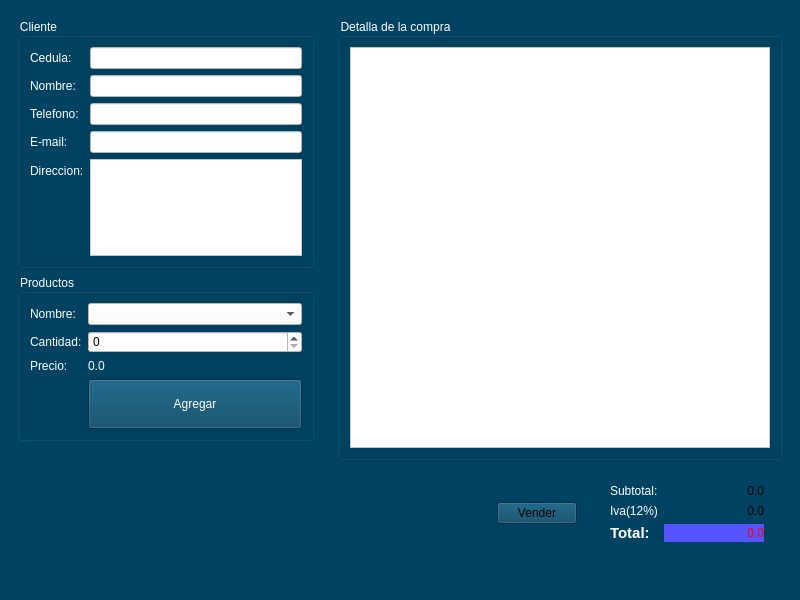
<?xml version="1.0" encoding="UTF-8"?>
<ui version="4.0">
 <class>Principal</class>
 <widget class="QMainWindow" name="Principal">
  <property name="geometry">
   <rect>
    <x>0</x>
    <y>0</y>
    <width>800</width>
    <height>600</height>
   </rect>
  </property>
  <property name="windowTitle">
   <string>Tienda</string>
  </property>
  <property name="windowIcon">
   <iconset resource="Recursos.qrc">
    <normaloff>:/new/prefix1/Recurso/iconotienda.png</normaloff>:/new/prefix1/Recurso/iconotienda.png</iconset>
  </property>
  <property name="styleSheet">
   <string notr="true">
background-color: rgb(0, 66, 97);</string>
  </property>
  <widget class="QWidget" name="centralwidget">
   <layout class="QHBoxLayout" name="horizontalLayout">
    <item>
     <widget class="QWidget" name="widget" native="true">
      <property name="minimumSize">
       <size>
        <width>300</width>
        <height>0</height>
       </size>
      </property>
      <property name="maximumSize">
       <size>
        <width>400</width>
        <height>16777215</height>
       </size>
      </property>
      <property name="styleSheet">
       <string notr="true">
background-color: rgb(0, 66, 97);</string>
      </property>
      <layout class="QVBoxLayout" name="verticalLayout">
       <item>
        <widget class="QGroupBox" name="groupBox">
         <property name="maximumSize">
          <size>
           <width>16777215</width>
           <height>250</height>
          </size>
         </property>
         <property name="styleSheet">
          <string notr="true">color: rgb(255, 255, 255);</string>
         </property>
         <property name="title">
          <string>Cliente</string>
         </property>
         <layout class="QFormLayout" name="formLayout_2">
          <item row="0" column="0">
           <widget class="QLabel" name="label_8">
            <property name="styleSheet">
             <string notr="true">color: rgb(255, 255, 255);</string>
            </property>
            <property name="text">
             <string>Cedula:</string>
            </property>
           </widget>
          </item>
          <item row="0" column="1">
           <widget class="QLineEdit" name="inCedula">
            <property name="styleSheet">
             <string notr="true">border-color: rgb(0, 0, 0);
color: rgb(0, 0, 0);
background-color: rgb(255, 255, 255);</string>
            </property>
           </widget>
          </item>
          <item row="1" column="0">
           <widget class="QLabel" name="label_9">
            <property name="styleSheet">
             <string notr="true">color: rgb(255, 255, 255);</string>
            </property>
            <property name="text">
             <string>Nombre:</string>
            </property>
           </widget>
          </item>
          <item row="1" column="1">
           <widget class="QLineEdit" name="inNombre">
            <property name="styleSheet">
             <string notr="true">border-color: rgb(0, 0, 0);
color: rgb(0, 0, 0);
background-color: rgb(255, 255, 255);</string>
            </property>
           </widget>
          </item>
          <item row="2" column="1">
           <widget class="QLineEdit" name="inTelefono">
            <property name="styleSheet">
             <string notr="true">border-color: rgb(0, 0, 0);
color: rgb(0, 0, 0);
background-color: rgb(255, 255, 255);</string>
            </property>
           </widget>
          </item>
          <item row="4" column="0">
           <widget class="QLabel" name="label_11">
            <property name="styleSheet">
             <string notr="true">color: rgb(255, 255, 255);</string>
            </property>
            <property name="text">
             <string>E-mail:</string>
            </property>
           </widget>
          </item>
          <item row="4" column="1">
           <widget class="QLineEdit" name="inEmail">
            <property name="styleSheet">
             <string notr="true">border-color: rgb(0, 0, 0);
color: rgb(0, 0, 0);
background-color: rgb(255, 255, 255);</string>
            </property>
           </widget>
          </item>
          <item row="5" column="0">
           <widget class="QLabel" name="label_12">
            <property name="styleSheet">
             <string notr="true">color: rgb(255, 255, 255);</string>
            </property>
            <property name="text">
             <string>Direccion:</string>
            </property>
           </widget>
          </item>
          <item row="5" column="1">
           <widget class="QTextEdit" name="inDireccion">
            <property name="minimumSize">
             <size>
              <width>60</width>
              <height>0</height>
             </size>
            </property>
            <property name="styleSheet">
             <string notr="true">border-color: rgb(0, 0, 0);
color: rgb(0, 0, 0);
background-color: rgb(255, 255, 255);</string>
            </property>
           </widget>
          </item>
          <item row="2" column="0">
           <widget class="QLabel" name="label_10">
            <property name="styleSheet">
             <string notr="true">color: rgb(255, 255, 255);</string>
            </property>
            <property name="text">
             <string>Telefono:</string>
            </property>
           </widget>
          </item>
         </layout>
        </widget>
       </item>
       <item>
        <widget class="QGroupBox" name="groupBox_2">
         <property name="maximumSize">
          <size>
           <width>16777215</width>
           <height>200</height>
          </size>
         </property>
         <property name="styleSheet">
          <string notr="true">color: rgb(255, 255, 255);
background-color: rgb(0, 66, 97);
</string>
         </property>
         <property name="title">
          <string>Productos</string>
         </property>
         <layout class="QFormLayout" name="formLayout_3">
          <item row="0" column="0">
           <widget class="QLabel" name="label_13">
            <property name="styleSheet">
             <string notr="true">color: rgb(255, 255, 255);</string>
            </property>
            <property name="text">
             <string>Nombre:</string>
            </property>
           </widget>
          </item>
          <item row="0" column="1">
           <widget class="QComboBox" name="inProducto">
            <property name="styleSheet">
             <string notr="true">border-color: rgb(0, 0, 0);
color: rgb(0, 0, 0);
background-color: rgb(255, 255, 255);</string>
            </property>
           </widget>
          </item>
          <item row="1" column="0">
           <widget class="QLabel" name="label_14">
            <property name="styleSheet">
             <string notr="true">color: rgb(255, 255, 255);</string>
            </property>
            <property name="text">
             <string>Cantidad:</string>
            </property>
           </widget>
          </item>
          <item row="1" column="1">
           <widget class="QSpinBox" name="inCantidad">
            <property name="styleSheet">
             <string notr="true">border-color: rgb(0, 0, 0);
color: rgb(0, 0, 0);
background-color: rgb(255, 255, 255);</string>
            </property>
           </widget>
          </item>
          <item row="2" column="0">
           <widget class="QLabel" name="label_15">
            <property name="styleSheet">
             <string notr="true">color: rgb(255, 255, 255);</string>
            </property>
            <property name="text">
             <string>Precio:</string>
            </property>
           </widget>
          </item>
          <item row="2" column="1">
           <widget class="QLabel" name="outPrecio">
            <property name="text">
             <string>0.0</string>
            </property>
            <property name="alignment">
             <set>Qt::AlignLeading|Qt::AlignLeft|Qt::AlignVCenter</set>
            </property>
           </widget>
          </item>
          <item row="3" column="1">
           <widget class="QPushButton" name="CMDAgregar">
            <property name="minimumSize">
             <size>
              <width>0</width>
              <height>50</height>
             </size>
            </property>
            <property name="styleSheet">
             <string notr="true">color: rgb(255, 255, 255);
background-color: rgb(0, 66, 97);</string>
            </property>
            <property name="text">
             <string>Agregar</string>
            </property>
           </widget>
          </item>
         </layout>
        </widget>
       </item>
       <item>
        <spacer name="verticalSpacer_3">
         <property name="orientation">
          <enum>Qt::Vertical</enum>
         </property>
         <property name="sizeHint" stdset="0">
          <size>
           <width>20</width>
           <height>40</height>
          </size>
         </property>
        </spacer>
       </item>
      </layout>
     </widget>
    </item>
    <item>
     <widget class="QWidget" name="widget_2" native="true">
      <property name="styleSheet">
       <string notr="true">
background-color: rgb(0, 66, 97);</string>
      </property>
      <layout class="QVBoxLayout" name="verticalLayout_2">
       <item>
        <widget class="QGroupBox" name="groupBox_3">
         <property name="styleSheet">
          <string notr="true">color: rgb(255, 255, 255);</string>
         </property>
         <property name="title">
          <string>Detalla de la compra</string>
         </property>
         <layout class="QHBoxLayout" name="horizontalLayout_3">
          <item>
           <widget class="QTableWidget" name="outDetalle">
            <property name="enabled">
             <bool>false</bool>
            </property>
            <property name="minimumSize">
             <size>
              <width>400</width>
              <height>0</height>
             </size>
            </property>
            <property name="styleSheet">
             <string notr="true">border-color: rgb(0, 0, 0);
color: rgb(0, 0, 0);
background-color: rgb(255, 255, 255);</string>
            </property>
           </widget>
          </item>
         </layout>
        </widget>
       </item>
       <item>
        <widget class="QWidget" name="widget_3" native="true">
         <property name="styleSheet">
          <string notr="true">
background-color: rgb(0, 66, 97);
</string>
         </property>
         <layout class="QHBoxLayout" name="horizontalLayout_2">
          <item>
           <spacer name="horizontalSpacer">
            <property name="orientation">
             <enum>Qt::Horizontal</enum>
            </property>
            <property name="sizeHint" stdset="0">
             <size>
              <width>172</width>
              <height>20</height>
             </size>
            </property>
           </spacer>
          </item>
          <item>
           <widget class="QPushButton" name="cmdVenta">
            <property name="text">
             <string>Vender</string>
            </property>
           </widget>
          </item>
          <item>
           <spacer name="horizontalSpacer_2">
            <property name="orientation">
             <enum>Qt::Horizontal</enum>
            </property>
            <property name="sizeHint" stdset="0">
             <size>
              <width>40</width>
              <height>20</height>
             </size>
            </property>
           </spacer>
          </item>
          <item>
           <widget class="QWidget" name="widget_4" native="true">
            <property name="styleSheet">
             <string notr="true">
background-color: rgb(0, 66, 97);
</string>
            </property>
            <layout class="QFormLayout" name="formLayout">
             <item row="0" column="0">
              <widget class="QLabel" name="label">
               <property name="styleSheet">
                <string notr="true">color: rgb(255, 255, 255);</string>
               </property>
               <property name="text">
                <string>Subtotal:</string>
               </property>
              </widget>
             </item>
             <item row="0" column="1">
              <widget class="QLabel" name="outSubtotal">
               <property name="minimumSize">
                <size>
                 <width>100</width>
                 <height>0</height>
                </size>
               </property>
               <property name="text">
                <string>0.0</string>
               </property>
               <property name="alignment">
                <set>Qt::AlignRight|Qt::AlignTrailing|Qt::AlignVCenter</set>
               </property>
              </widget>
             </item>
             <item row="1" column="0">
              <widget class="QLabel" name="label_2">
               <property name="styleSheet">
                <string notr="true">color: rgb(255, 255, 255);</string>
               </property>
               <property name="text">
                <string>Iva(12%)</string>
               </property>
              </widget>
             </item>
             <item row="1" column="1">
              <widget class="QLabel" name="outIvan">
               <property name="minimumSize">
                <size>
                 <width>100</width>
                 <height>0</height>
                </size>
               </property>
               <property name="text">
                <string>0.0</string>
               </property>
               <property name="alignment">
                <set>Qt::AlignRight|Qt::AlignTrailing|Qt::AlignVCenter</set>
               </property>
              </widget>
             </item>
             <item row="2" column="0">
              <widget class="QLabel" name="label_3">
               <property name="font">
                <font>
                 <pointsize>11</pointsize>
                 <weight>75</weight>
                 <bold>true</bold>
                </font>
               </property>
               <property name="styleSheet">
                <string notr="true">color: rgb(255, 255, 255);</string>
               </property>
               <property name="text">
                <string>Total:</string>
               </property>
              </widget>
             </item>
             <item row="2" column="1">
              <widget class="QLabel" name="outTotal">
               <property name="minimumSize">
                <size>
                 <width>100</width>
                 <height>0</height>
                </size>
               </property>
               <property name="styleSheet">
                <string notr="true">background-color: rgb(85, 85, 255);
color: rgb(255, 0, 0);</string>
               </property>
               <property name="text">
                <string>0.0</string>
               </property>
               <property name="alignment">
                <set>Qt::AlignRight|Qt::AlignTrailing|Qt::AlignVCenter</set>
               </property>
              </widget>
             </item>
            </layout>
           </widget>
          </item>
         </layout>
        </widget>
       </item>
      </layout>
     </widget>
    </item>
   </layout>
  </widget>
  <widget class="QMenuBar" name="menubar">
   <property name="geometry">
    <rect>
     <x>0</x>
     <y>0</y>
     <width>800</width>
     <height>21</height>
    </rect>
   </property>
  </widget>
  <widget class="QStatusBar" name="statusbar"/>
 </widget>
 <resources>
  <include location="Recursos.qrc"/>
 </resources>
 <connections/>
</ui>
